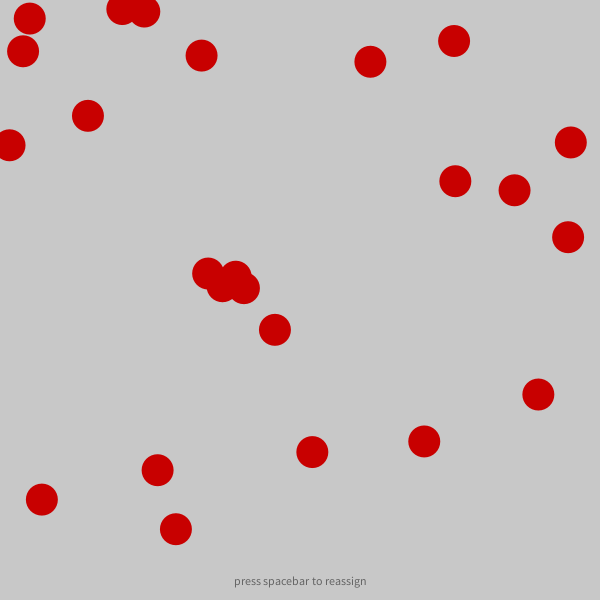
Frame 1 (no input)
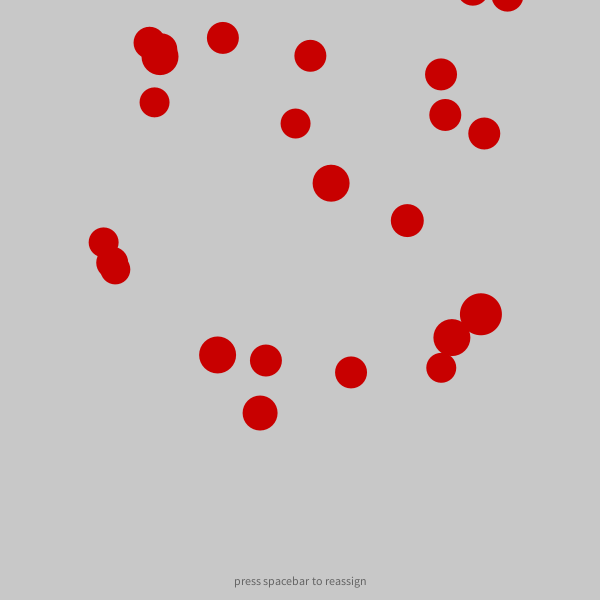
Frame 60 (the mouse pressed at the canvas centre just before this capture)
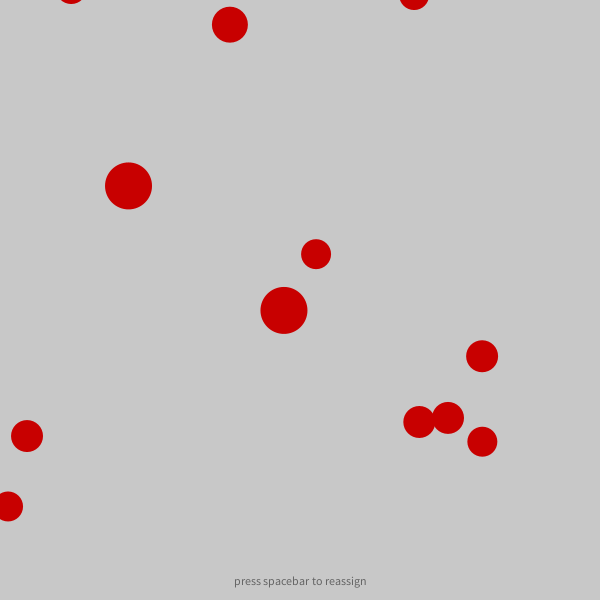
Frame 120 (the mouse held since frame 60 and released just before this capture)

The Processing sketch that drew these frames (run headless with seeded random() and noise(); from frame 60 on, the mouse is pressed at the canvas centre):

// Processing sketch: Dot_09_acc_toOther_3
// ── Dot_09_acc_toOther_3.pde
// Processing Workshop
// UNIRSM / IUAV / Design - Ottobre 2013 - Alfredo Calosci
// http://www.negot.net/RSM

// contenitore di punti
ArrayList <dot> Punti;
dot A;

void setup() {
  size(600, 600);
  smooth();
  frameRate(24);

  Punti = new ArrayList();
  dot A = new dot(random(width), random(height), 15, color(200, 0, 0));

  for (int n = 0; n<24; n++) {
    // crea un nuovo punto
    dot p = new dot(random(width), random(height), 32, color(200, 0, 0));
    // lo aggiunge al contenitore
    Punti.add(p);
  }

  // riassegna "altro"
  for (int n = 0; n<Punti.size(); n++) {
    dot p = Punti.get(n);    // lo aggiunge al contenitore
    p.altro = int(random(Punti.size()));
  }
}

void draw() {
  background(200);
  // mostra tutti i punti
  for (int n = 0; n<Punti.size(); n++) {
    // prende un punto dal contenitore
    dot p = Punti.get(n);
    // lo disegna sullo schermo
    p.display();
  }
  
  fill(0,128);
  textAlign(CENTER, CENTER);
  text("press spacebar to reassign", width/2, height-20);
}

void keyPressed(){
  if(key == ' '){
    // riassegna
    for (int n = 0; n<Punti.size(); n++) {
    dot p = Punti.get(n);    // lo aggiunge al contenitore
    p.altro = int(random(Punti.size()));
  }
  }
}

// ── dot.pde
class dot {
  // lista di variabili
  PVector loc; // dove
  PVector vel; // velocita

  PVector acc; // accellerazione
  float vMax; // velocitá massima

  float w;
  color c;

  int altro;

  dot(float _x, float _y, float _w, color _c) {

    // le stesse variabili in un vettore
    loc = new PVector(_x, _y);
    vel = new PVector(0, 0);
    acc = new PVector(0.01, 0.03);

    w = _w;
    c = _c;

    vMax = 10;
    altro = 0;
  }

  void display() {
    fill(c);
    noStroke();
    ellipse(loc.x, loc.y, w, w);


    dot altroPunto = Punti.get(altro);
    PVector altroV = new PVector(altroPunto.loc.x, altroPunto.loc.y);

    //distanza
    float d = altroV.dist(loc);

    if (loc.mag() > width) {
      // se sei troppo lontano vai verso il centro
      altroV = new PVector(width/2, height/2);
    } 

    if (d < 32) {
      // se sei arrivato cercane un altro
      altro = int(random(Punti.size()));
      altroPunto.w -=2;
      //c = color(0, 200, 0);
      w+=5;
    } 



    acc = PVector.sub(altroV, loc);
    acc.normalize();
    acc.mult(0.5);



    vel.add(acc); // accellera
    vel.limit(vMax); // limite di velocita
    loc.add(vel);
  }
}
